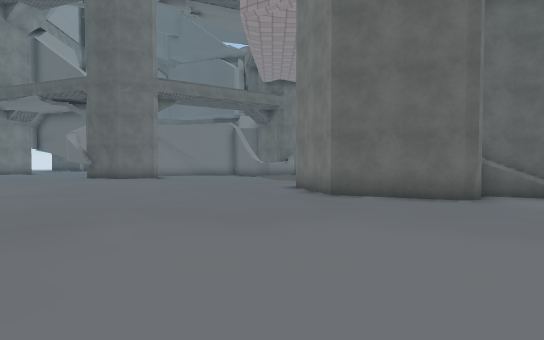
View 1 (above)

24 first-person views from a walk through a 3-D level made in the Unity game engine. The camera is 1.5 m above the floor, tilts 2° down and sees 75° across. The floor is counted in squares, 2 m on a side. Each view is taken from the middle of a square. On the plan, view 1 faces up. The plan holds only what a view shows up to about 11 squares ahead; the rest is blank. The place goes on beyond the plan. The player is left out. Some surface patterns are stand-ins.

View 2
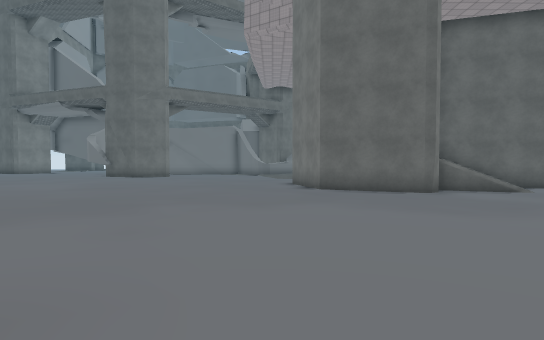

View 3
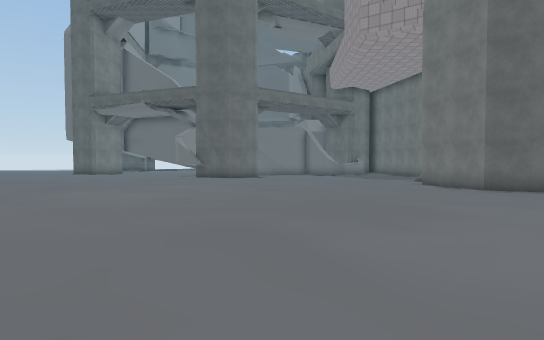

View 4
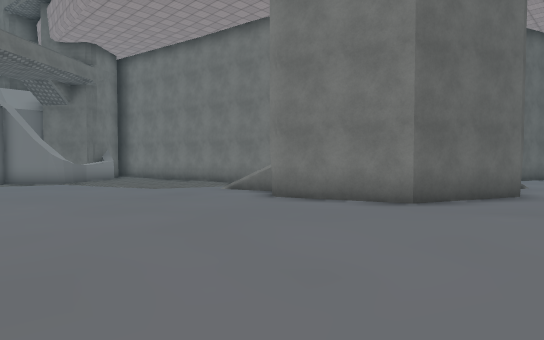

View 5
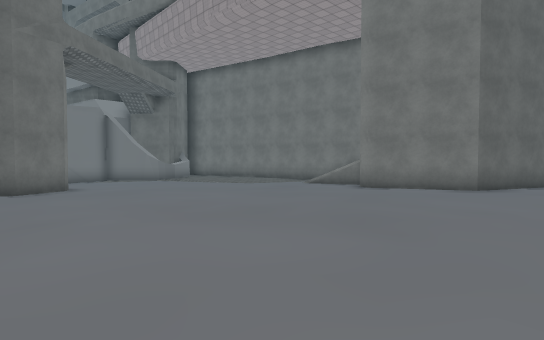

View 6
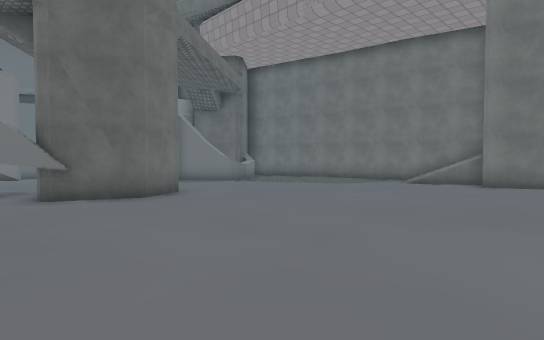

View 7
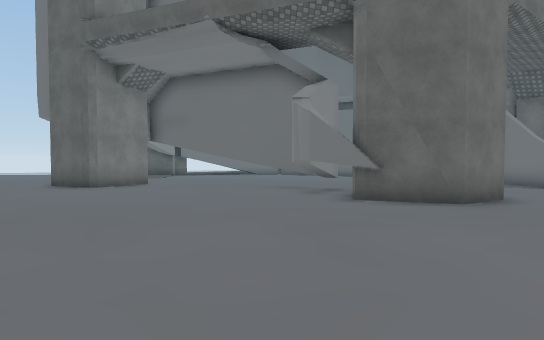

View 8
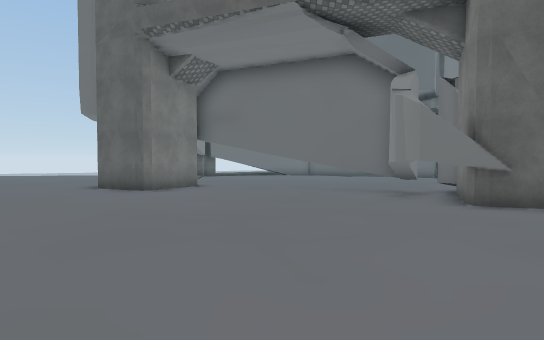

View 9
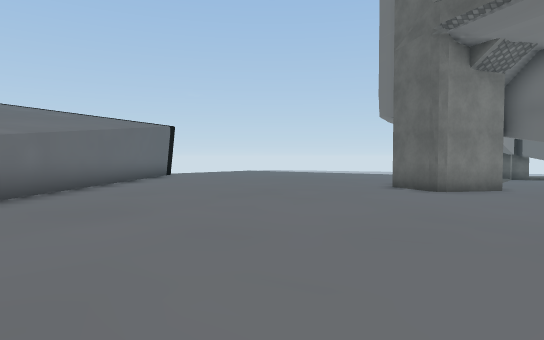

View 10
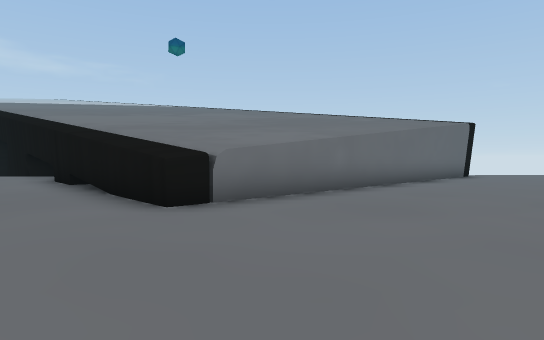

View 11
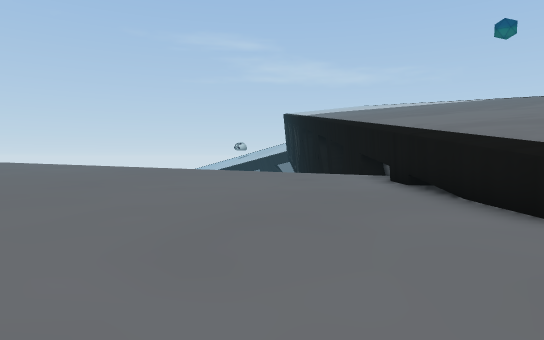

View 12
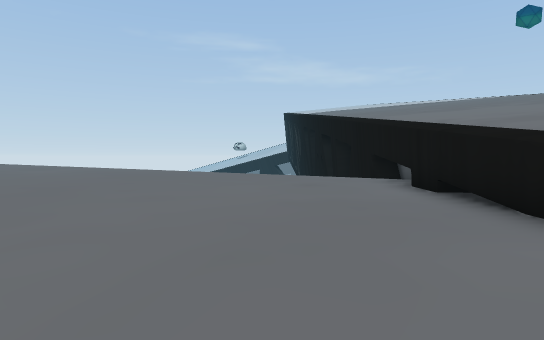

View 13
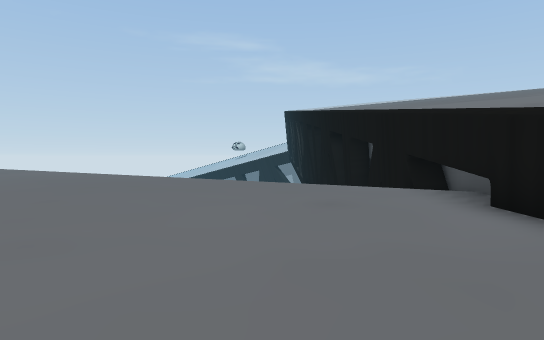

View 14
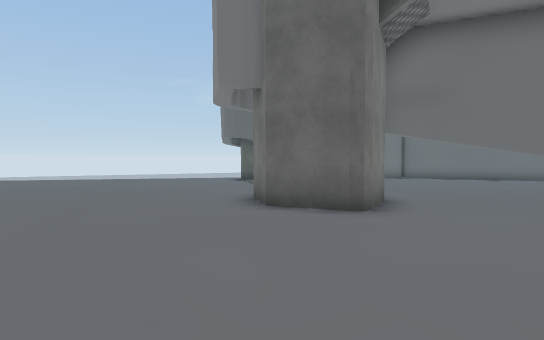

View 15
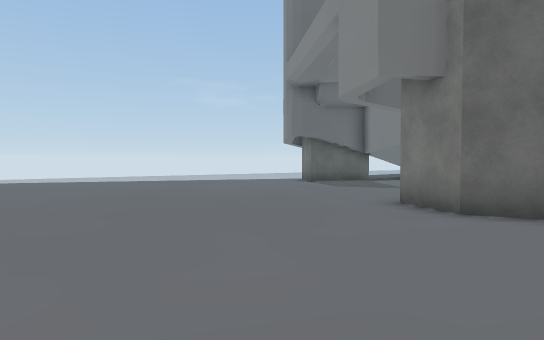

View 16
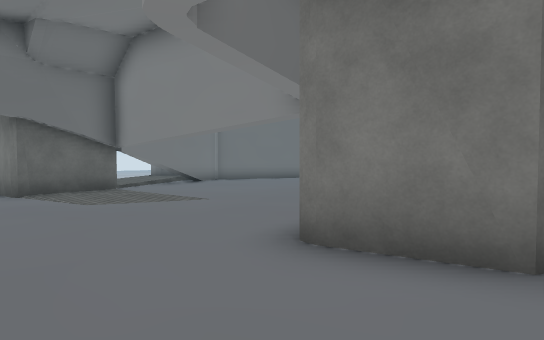

View 17
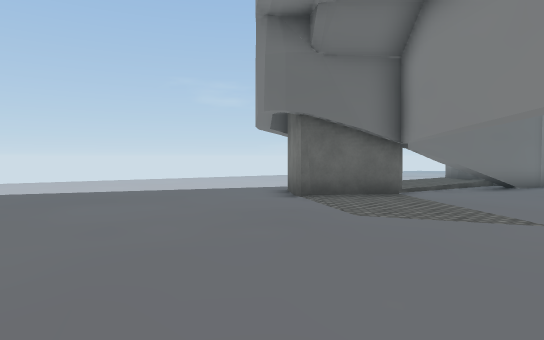

View 18
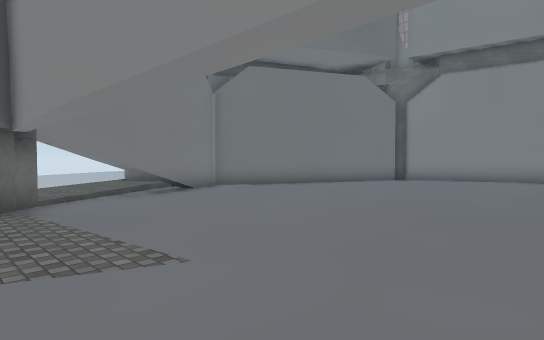

View 19
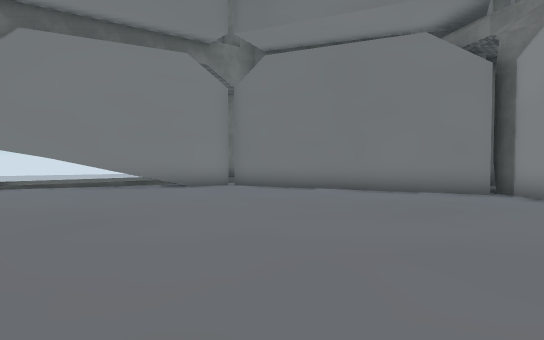

View 20
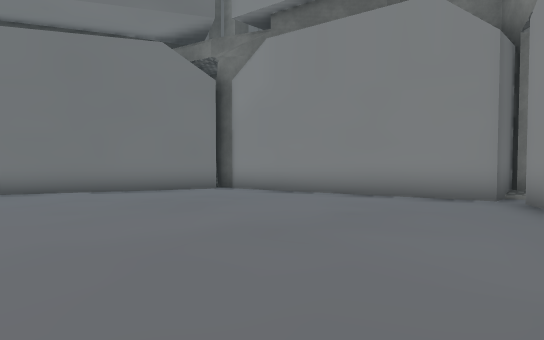

View 21
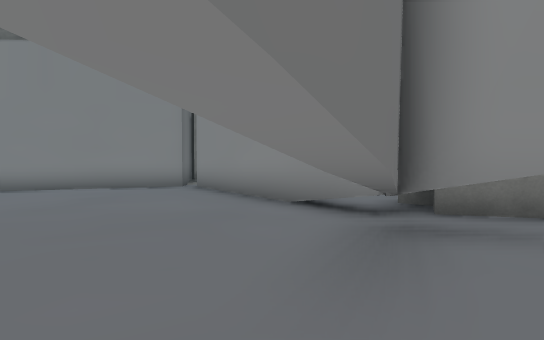

View 22
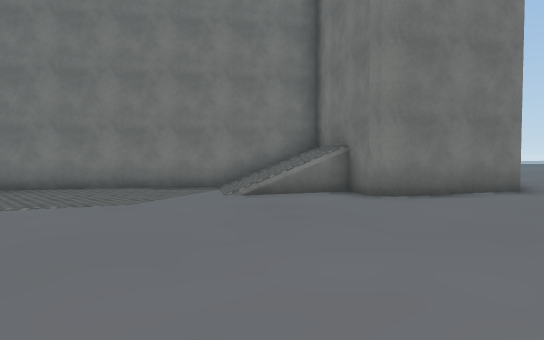

View 23
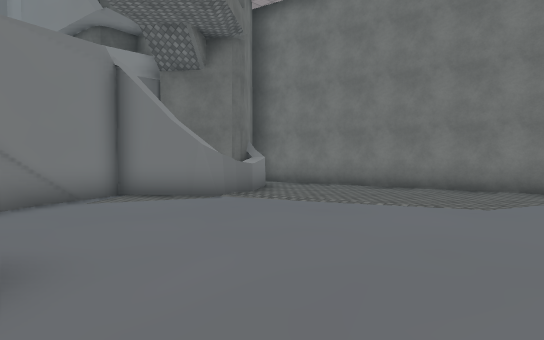

View 24
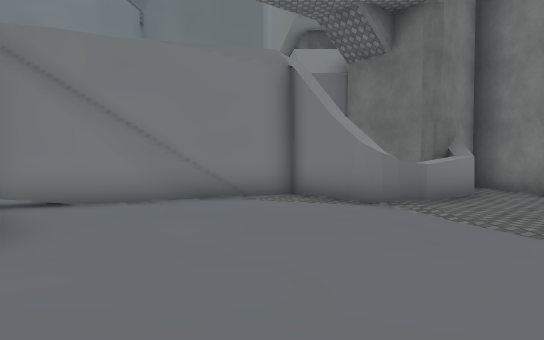

### Floor plan
Key: @ floor where view 1 was taken; # wall or solid block; . main floor; : floor 0.25 m higher than the main floor; - floor 0.25 m lower than the main floor; + floor 0.5 m higher than the main floor; _ floor 0.5 m lower than the main floor; * floor 0.75 m higher than the main floor; < floor 0.75 m lower than the main floor; ( floor 1 m lower than the main floor; / step, stairs or slope; ^ raised ledge; v drop or lower ground.
Columns run from 27 left of view 1 to 7 right of it. Each row starts with its distance up from view 1.
 34 <<<<<<<<  __/##<(((###
 33 __<<<<<<###/#<<<<<<((####
 32 ____<<<<###<<<<<<<<<<<(##
 31  ______<///<<<<<<<<<<<<<##
 30   _________<<<<<<<<<<<<<<#
 29   __________<<<<<<<<<<<<<#
 28    ____________<<<<<<<<<<#
 27 _________________<<<<<<<<#
 26 ---_________________<<<<<#
 25 -----__________________<<#
 24 --------_______________####   #
 23  --------###__________##_####_#
 22  --------###-__#____###__ #^#_#
 21   --------#-----#####_________##
 20    --------------####__________#
 19    .-------------### __________#
 18    ...-----------#####--_______#
 17    ......----------##-----_____#
 16    .........-----------------__#
 15    #..........---------------//##
 14    ##............------------///#
 13     ##.............----------///#
 12      ##...............------#####
 11       ##^................---##
 10         ^^..... ...........--#
  9         ^::::................####/
  8        #:::::::...............##.-/
  7       ##::::::::::.................
  6      ##:::::::: ::::..............
  5    ###::::::::   ::::::..........
  4    ##+++::::::   :::::::::.......
  3   ##+++++++:::    ::::::::::....
  2  ##  +++++++++     ::::::::::::
  1  v   +++++++++     ::::::::::::
  0      +++++++++      :::::::@::
 -1       +++++++        ::   ::
 -2       /++++++         +    :
 -3        **++++

Positions as (right, up) in squares from view 1, and headings:
1: (0, 0), facing up
2: (0, -2), facing up
3: (-5, -2), facing up
4: (-5, 6), facing up-right
5: (-9, 6), facing up-right
6: (-11, 9), facing up-right
7: (-11, 10), facing up
8: (-13, 11), facing up
9: (-13, 11), facing up-left
10: (-13, 11), facing left
11: (-13, 10), facing down-left
12: (-14, 9), facing down-left
13: (-16, 7), facing down-left
14: (-18, 15), facing up
15: (-21, 16), facing up
16: (-21, 21), facing up-right
17: (-20, 23), facing up
18: (-18, 25), facing up-right
19: (-9, 23), facing up
20: (-10, 23), facing up-right
21: (-13, 22), facing right
22: (-6, 14), facing right
23: (-6, 15), facing up-right
24: (-3, 15), facing up
